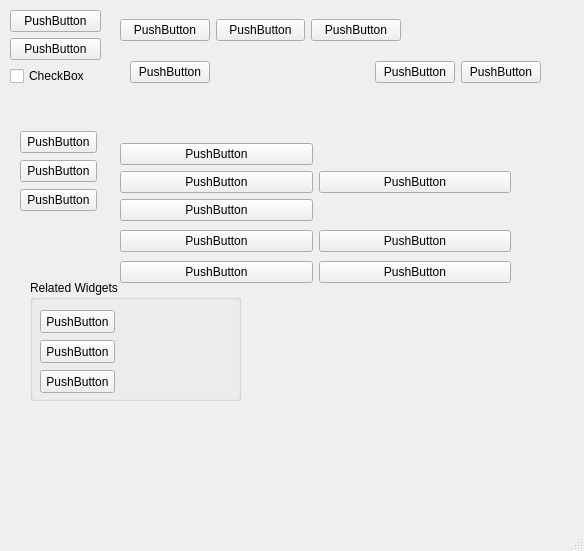
<?xml version="1.0" encoding="UTF-8"?>
<ui version="4.0">
 <class>MainWindow</class>
 <widget class="QMainWindow" name="MainWindow">
  <property name="geometry">
   <rect>
    <x>0</x>
    <y>0</y>
    <width>584</width>
    <height>551</height>
   </rect>
  </property>
  <property name="windowTitle">
   <string>MainWindow</string>
  </property>
  <widget class="QWidget" name="centralwidget">
   <widget class="QWidget" name="verticalLayoutWidget">
    <property name="geometry">
     <rect>
      <x>10</x>
      <y>10</y>
      <width>91</width>
      <height>77</height>
     </rect>
    </property>
    <layout class="QVBoxLayout" name="verticalLayout">
     <item>
      <widget class="QPushButton" name="pushButton">
       <property name="text">
        <string>PushButton</string>
       </property>
      </widget>
     </item>
     <item>
      <widget class="QPushButton" name="pushButton_2">
       <property name="text">
        <string>PushButton</string>
       </property>
      </widget>
     </item>
     <item>
      <widget class="QCheckBox" name="checkBox">
       <property name="text">
        <string>CheckBox</string>
       </property>
      </widget>
     </item>
    </layout>
   </widget>
   <widget class="QWidget" name="horizontalLayoutWidget">
    <property name="geometry">
     <rect>
      <x>120</x>
      <y>10</y>
      <width>281</width>
      <height>41</height>
     </rect>
    </property>
    <layout class="QHBoxLayout" name="horizontalLayout">
     <item>
      <widget class="QPushButton" name="pushButton_3">
       <property name="text">
        <string>PushButton</string>
       </property>
      </widget>
     </item>
     <item>
      <widget class="QPushButton" name="pushButton_5">
       <property name="text">
        <string>PushButton</string>
       </property>
      </widget>
     </item>
     <item>
      <widget class="QPushButton" name="pushButton_4">
       <property name="text">
        <string>PushButton</string>
       </property>
      </widget>
     </item>
    </layout>
   </widget>
   <widget class="QGroupBox" name="groupBox">
    <property name="geometry">
     <rect>
      <x>30</x>
      <y>280</y>
      <width>211</width>
      <height>121</height>
     </rect>
    </property>
    <property name="title">
     <string>Related Widgets</string>
    </property>
    <widget class="QPushButton" name="pushButton_20">
     <property name="geometry">
      <rect>
       <x>10</x>
       <y>30</y>
       <width>75</width>
       <height>23</height>
      </rect>
     </property>
     <property name="text">
      <string>PushButton</string>
     </property>
    </widget>
    <widget class="QPushButton" name="pushButton_21">
     <property name="geometry">
      <rect>
       <x>10</x>
       <y>60</y>
       <width>75</width>
       <height>23</height>
      </rect>
     </property>
     <property name="text">
      <string>PushButton</string>
     </property>
    </widget>
    <widget class="QPushButton" name="pushButton_22">
     <property name="geometry">
      <rect>
       <x>10</x>
       <y>90</y>
       <width>75</width>
       <height>23</height>
      </rect>
     </property>
     <property name="text">
      <string>PushButton</string>
     </property>
    </widget>
   </widget>
   <widget class="QWidget" name="">
    <property name="geometry">
     <rect>
      <x>20</x>
      <y>130</y>
      <width>77</width>
      <height>83</height>
     </rect>
    </property>
    <layout class="QVBoxLayout" name="verticalLayout_2">
     <item>
      <widget class="QPushButton" name="pushButton_6">
       <property name="text">
        <string>PushButton</string>
       </property>
      </widget>
     </item>
     <item>
      <widget class="QPushButton" name="pushButton_7">
       <property name="text">
        <string>PushButton</string>
       </property>
      </widget>
     </item>
     <item>
      <widget class="QPushButton" name="pushButton_8">
       <property name="text">
        <string>PushButton</string>
       </property>
      </widget>
     </item>
    </layout>
   </widget>
   <widget class="QWidget" name="">
    <property name="geometry">
     <rect>
      <x>130</x>
      <y>60</y>
      <width>411</width>
      <height>25</height>
     </rect>
    </property>
    <layout class="QHBoxLayout" name="horizontalLayout_2">
     <item>
      <widget class="QPushButton" name="pushButton_9">
       <property name="text">
        <string>PushButton</string>
       </property>
      </widget>
     </item>
     <item>
      <spacer name="horizontalSpacer">
       <property name="orientation">
        <enum>Qt::Horizontal</enum>
       </property>
       <property name="sizeHint" stdset="0">
        <size>
         <width>40</width>
         <height>20</height>
        </size>
       </property>
      </spacer>
     </item>
     <item>
      <widget class="QPushButton" name="pushButton_10">
       <property name="text">
        <string>PushButton</string>
       </property>
      </widget>
     </item>
     <item>
      <widget class="QPushButton" name="pushButton_11">
       <property name="text">
        <string>PushButton</string>
       </property>
      </widget>
     </item>
    </layout>
   </widget>
   <widget class="QWidget" name="">
    <property name="geometry">
     <rect>
      <x>120</x>
      <y>140</y>
      <width>391</width>
      <height>149</height>
     </rect>
    </property>
    <layout class="QGridLayout" name="gridLayout">
     <item row="0" column="0">
      <layout class="QGridLayout" name="gridLayout_2">
       <item row="1" column="0">
        <widget class="QPushButton" name="pushButton_18">
         <property name="text">
          <string>PushButton</string>
         </property>
        </widget>
       </item>
       <item row="0" column="0">
        <widget class="QPushButton" name="pushButton_12">
         <property name="text">
          <string>PushButton</string>
         </property>
        </widget>
       </item>
       <item row="2" column="0">
        <widget class="QPushButton" name="pushButton_19">
         <property name="text">
          <string>PushButton</string>
         </property>
        </widget>
       </item>
      </layout>
     </item>
     <item row="0" column="1">
      <widget class="QPushButton" name="pushButton_15">
       <property name="text">
        <string>PushButton</string>
       </property>
      </widget>
     </item>
     <item row="1" column="1">
      <widget class="QPushButton" name="pushButton_16">
       <property name="text">
        <string>PushButton</string>
       </property>
      </widget>
     </item>
     <item row="2" column="0">
      <widget class="QPushButton" name="pushButton_14">
       <property name="text">
        <string>PushButton</string>
       </property>
      </widget>
     </item>
     <item row="2" column="1">
      <widget class="QPushButton" name="pushButton_17">
       <property name="text">
        <string>PushButton</string>
       </property>
      </widget>
     </item>
     <item row="1" column="0">
      <widget class="QPushButton" name="pushButton_13">
       <property name="text">
        <string>PushButton</string>
       </property>
      </widget>
     </item>
    </layout>
   </widget>
  </widget>
  <widget class="QMenuBar" name="menubar">
   <property name="geometry">
    <rect>
     <x>0</x>
     <y>0</y>
     <width>584</width>
     <height>21</height>
    </rect>
   </property>
  </widget>
  <widget class="QStatusBar" name="statusbar"/>
 </widget>
 <tabstops>
  <tabstop>checkBox</tabstop>
  <tabstop>pushButton_3</tabstop>
  <tabstop>pushButton_5</tabstop>
  <tabstop>pushButton_4</tabstop>
  <tabstop>pushButton</tabstop>
  <tabstop>pushButton_2</tabstop>
  <tabstop>pushButton_6</tabstop>
  <tabstop>pushButton_7</tabstop>
  <tabstop>pushButton_8</tabstop>
  <tabstop>pushButton_9</tabstop>
  <tabstop>pushButton_10</tabstop>
  <tabstop>pushButton_11</tabstop>
  <tabstop>pushButton_13</tabstop>
  <tabstop>pushButton_14</tabstop>
  <tabstop>pushButton_15</tabstop>
  <tabstop>pushButton_16</tabstop>
  <tabstop>pushButton_17</tabstop>
  <tabstop>pushButton_12</tabstop>
  <tabstop>pushButton_18</tabstop>
  <tabstop>pushButton_19</tabstop>
  <tabstop>pushButton_20</tabstop>
  <tabstop>pushButton_21</tabstop>
  <tabstop>pushButton_22</tabstop>
 </tabstops>
 <resources/>
 <connections/>
</ui>
